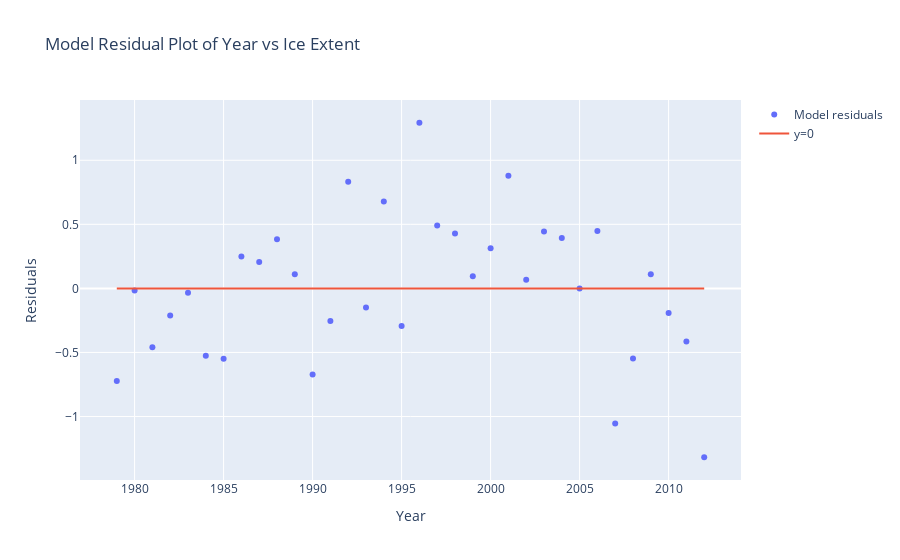

Write notebook code for a chart like this one.
### Code cell
ice_df["residuals"] = model.resid
# This is just a straight line at y = 0 so we can more easily discern positive and negative residuals
line_y = [0] * len(ice_df["Year"])
plot_scatter_and_line(ice_df["Year"], ice_df["residuals"], line_y, "Model residuals", "y=0", "Model Residual Plot of Year vs Ice Extent", "Year", "Residuals")

### Figure 1 — Plotly figure (JSON) as saved in the notebook; plotly's stock layout.template omitted (floating-point values rounded to 4 significant figures)
{"data": [{"mode": "markers", "name": "Model residuals", "type": "scatter", "x": [1979, 1980, 1981, 1982, 1983, 1984, 1985, 1986, 1987, 1988, 1989, 1990, 1991, 1992, 1993, 1994, 1995, 1996, 1997, 1998, 1999, 2000, 2001, 2002, 2003, 2004, 2005, 2006, 2007, 2008, 2009, 2010, 2011, 2012], "y": [-0.7236, -0.01619, -0.4588, -0.2113, -0.03387, -0.5264, -0.549, 0.2484, 0.2059, 0.3833, 0.1108, -0.6718, -0.2544, 0.8331, -0.1495, 0.678, -0.2946, 1.293, 0.4903, 0.4277, 0.09516, 0.3126, 0.88, 0.06747, 0.4449, 0.3924, -0.0002093, 0.4472, -1.055, -0.5479, 0.1095, -0.193, -0.4156, -1.318]}, {"name": "y=0", "type": "scatter", "x": [1979, 1980, 1981, 1982, 1983, 1984, 1985, 1986, 1987, 1988, 1989, 1990, 1991, 1992, 1993, 1994, 1995, 1996, 1997, 1998, 1999, 2000, 2001, 2002, 2003, 2004, 2005, 2006, 2007, 2008, 2009, 2010, 2011, 2012], "y": [0, 0, 0, 0, 0, 0, 0, 0, 0, 0, 0, 0, 0, 0, 0, 0, 0, 0, 0, 0, 0, 0, 0, 0, 0, 0, 0, 0, 0, 0, 0, 0, 0, 0]}], "layout": {"title": {"text": "Model Residual Plot of Year vs Ice Extent"}, "xaxis": {"title": {"text": "Year"}}, "yaxis": {"title": {"text": "Residuals"}}}}
